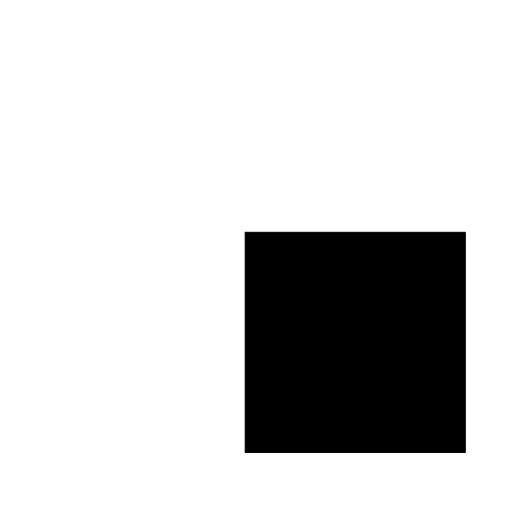
#> input picture prueba/mirectangulo1.png, 512 x 512 px
$ python '016-buscar candidatos.py'
#> lines starting #> are read from the running program, lines starting #| are printed output that depends on the picture; after the words box and inside, x2 and y2 are one past the last pixel; in counts of white or black regions, pixels touching at a corner belong together
from PIL import Image,ImageFilter
import os


imagen = Image.open("prueba/mirectangulo1.png")
#> imagen is the input picture: PIL image 512x512 RGBA; mean R, G, B, A 207.1, 207.1, 207.1, 47.6
imagen = imagen.resize((512,512))
imagen = imagen.convert("L")
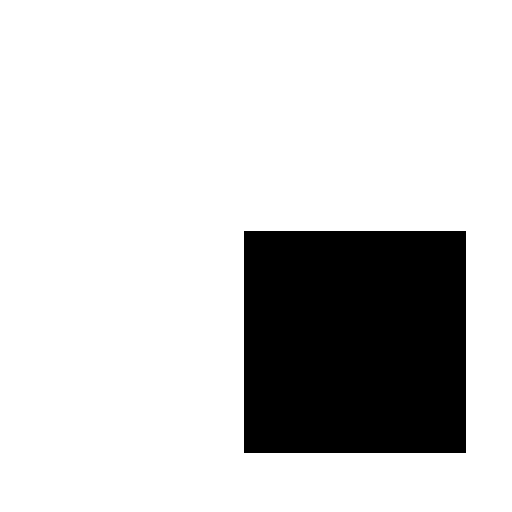
#> imagen: PIL image 512x512 L; 81.2% white; 1 black region, box (x1, y1, x2, y2) and area: (244, 231, 466, 453) 49284
imagen = imagen.filter(ImageFilter.FIND_EDGES)
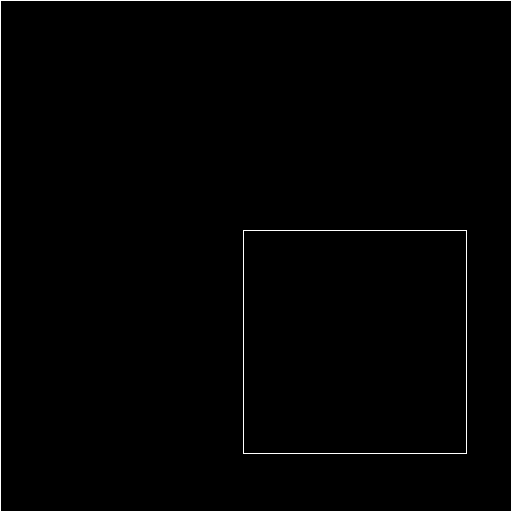
#> imagen: PIL image 512x512 L; 1.1% white in thin lines or dots
imagen = imagen.point(lambda x:0 if x < 50 else 255,'1')
pixeles = imagen.load()
anchurabloque = 2
combinaciones = pow(2,pow(anchurabloque,2))
lista = []
for i in range(0,combinaciones):
    lista.append(0)
for x1 in range(0,512-anchurabloque):
    for y1 in range(0,512-anchurabloque):
        cadena = ""
        for x in range(0,anchurabloque):
            for y in range(0,anchurabloque):
                if pixeles[x1+x,y1+y] == 255:
                    cadena += "1"
                else:
                    cadena += "0"
        lista[int(cadena,2)] += 1
print(lista)

archivo = open("memoria.txt")
#> (reads memoria.txt from the repository)
for linea in archivo:
    print(linea)
archivo.close()
